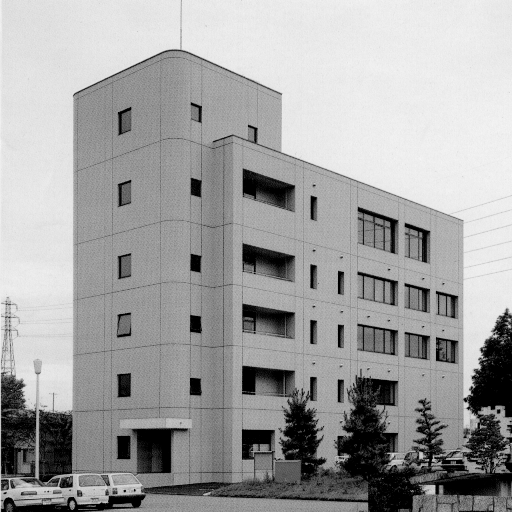
#> input picture Image_Processing_Engineering/building.png, 512 x 512 px, found by its file name
$ jupyter execute 07_Binarization.ipynb
#> lines starting #> are read from the running program, lines starting #| are printed output that depends on the picture; after the words box and inside, x2 and y2 are one past the last pixel; in counts of white or black regions, pixels touching at a corner belong together
# **準備**

ドライブのマウント

[cell 1]
#ドライブのマウント
from google.colab import drive
drive.mount('/content/drive')

必要なモジュールのインポート・画像ファイルパスの指定

[cell 2]
#モジュールのインポート
import cv2
import numpy as np
import matplotlib.pyplot as plt

# 共通のディレクトリパス
common_path = '/content/drive/MyDrive/img2025/image/'

実行前後の画像を表示する関数

[cell 3]
# 変換前後の画像を並べて表示する関数
def show_images(img1, img2, title1='Image 1', title2='Image 2', cmap='gray', vmin=0, vmax=255):

    #表示領域サイズの指定
    plt.figure(figsize=(10, 5))

    #変換前の画像を表示
    plt.subplot(1, 2, 1)
    plt.title(title1)
    plt.imshow(img1, cmap=cmap, vmin=vmin, vmax=vmax)
    plt.axis('off')

    #変換後の画像を表示
    plt.subplot(1, 2, 2)
    plt.title(title2)
    plt.imshow(img2, cmap=cmap, vmin=vmin, vmax=vmax)
    plt.axis('off')

    plt.tight_layout()
    plt.show()

# **しきい値を手動で設定して2値化**

[cell 4]
# 画像を読み込む
gray_img= cv2.imread(common_path+ 'building.png', cv2.IMREAD_GRAYSCALE)
#> gray_img is the input picture: shape (512, 512); min 0, max 246, mean 161.2

# しきい値を手動で設定して2値化
threshold = 127
_, binary_img= cv2.threshold(gray_img, threshold, 255, cv2.THRESH_BINARY)
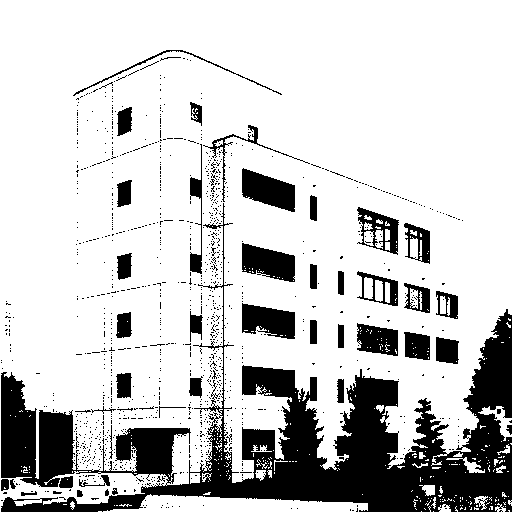
#> binary_img: shape (512, 512); 79.2% white; 1156 black regions (1110 under 20 px), largest, box (x1, y1, x2, y2) and area: (1, 203, 512, 512) 37845, (242, 168, 295, 212) 1471, (242, 243, 295, 282) 1422

# 実行結果の表示
show_images(gray_img, binary_img, 'Original Image', 'Binary Image')
#> in show_images, `plt.show()`:
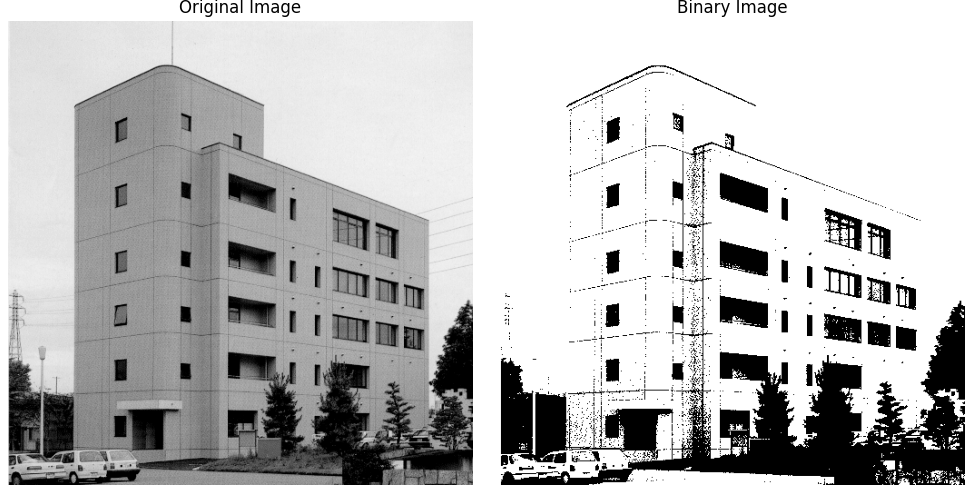
#> figure drawn by matplotlib, 2 panels

# **Pタイル法による2値化**

pタイル法によりしきい値を決定する関数

[cell 5]
#P-タイル法
def p_tile_method(image, p=50):
    # ヒストグラムを計算
#> called with p = 40
    hist = cv2.calcHist([image], [0], None, [256], [0, 256])
#> hist = 256 values, max 10759 at index 0, min 0 at index 247, mean 1024
    #総画素数を取得
    total_pixels = image.size
#> total_pixels = 262144
    #しきい値を初期化
    threshold = 0
    #累積和を初期化
    cumulative_sum = 0

    #濃度値の低いところから累積和を求める
    #比率p%以上となったときの濃度値をしきい値とする
    for i in range(256):
        cumulative_sum += hist[i]
        if cumulative_sum >= total_pixels * (p / 100.0):
            threshold = i
            break
#> this loop made 155 passes
#> cumulative_sum on passes 1 to 3: [10759], [11798], [12363]
#> after the loop, cumulative_sum = [107605]

    return threshold

Pタイル法で求めたしきい値を使って2値化

[cell 6]
# P-タイル法を実行
threshold_ptile = p_tile_method(gray_img, p=40)
#> threshold_ptile = 154

# しきい値を表示
print(f'P-タイル法で求めたしきい値：{threshold_ptile}')
#| P-タイル法で求めたしきい値：154

# P-タイル法で求めたしきい値で2値化
_, ptile_img = cv2.threshold(gray_img, threshold_ptile, 255, cv2.THRESH_BINARY)
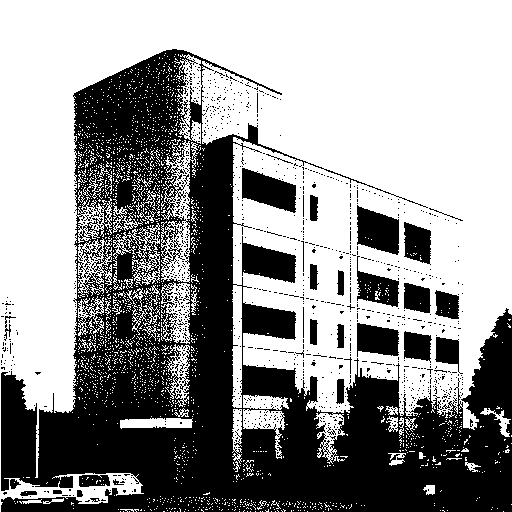
#> ptile_img: shape (512, 512); 59% white; 1067 black regions (1034 under 20 px), largest, box (x1, y1, x2, y2) and area: (1, 49, 512, 512) 93288, (242, 168, 296, 213) 1544, (242, 236, 296, 283) 1536

# 実行結果の表示
show_images(gray_img,ptile_img, 'Original Image','P-Tile Binary Image')
#> call 2 of show_images, with title1 = 'Original Image', title2 = 'P-Tile Binary Image', cmap = 'gray', vmin = 0, vmax = 255
#> in show_images (call 2), `plt.show()`:
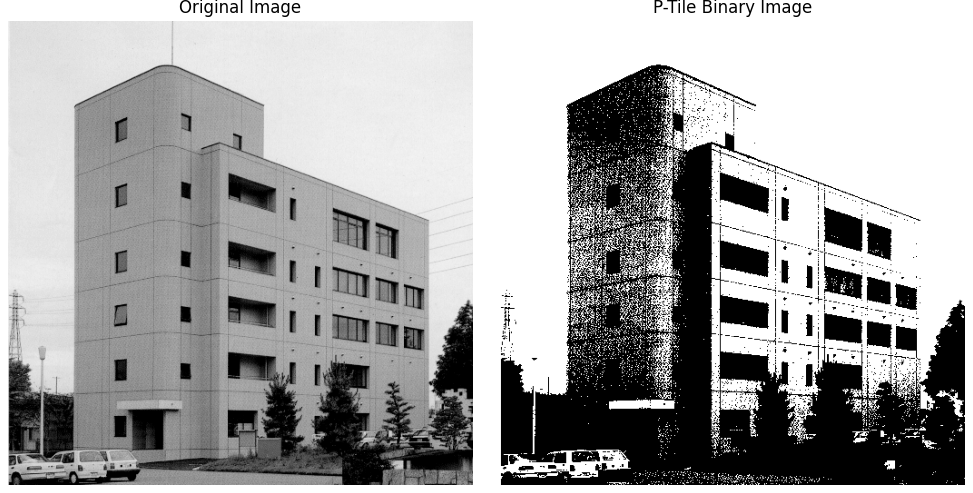
#> figure drawn by matplotlib, 2 panels

# **判別分析法（大津の2値化）**

[cell 7]
# 判別分析法を適用
threshold_otsu, otsu_img = cv2.threshold(gray_img, 0, 255, cv2.THRESH_OTSU)
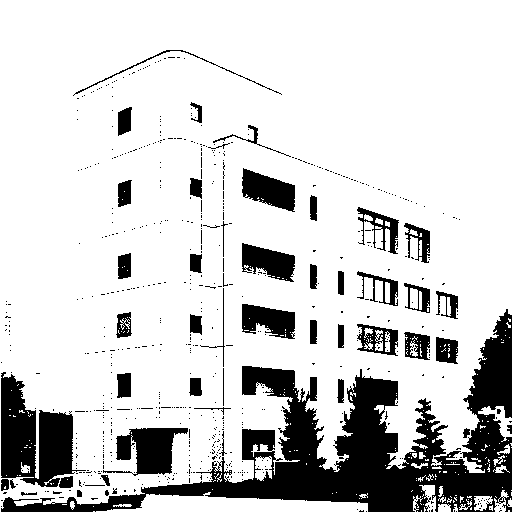
#> otsu_img: shape (512, 512); 81.8% white; 654 black regions (607 under 20 px), largest, box (x1, y1, x2, y2) and area: (1, 309, 512, 512) 26545, (1, 372, 86, 487) 5328, (103, 428, 188, 476) 2189
#> threshold_otsu = 114

#しきい値を表示する
print(f'判別分析法で決定されたしきい値：{threshold_otsu}')
#| 判別分析法で決定されたしきい値：114.0

# 実行結果の表示
show_images(gray_img, otsu_img, 'Original Image','Otsu Binary Image')

$ run again, with Image_Processing_Engineering/color_image.png copied over Image_Processing_Engineering/building.png
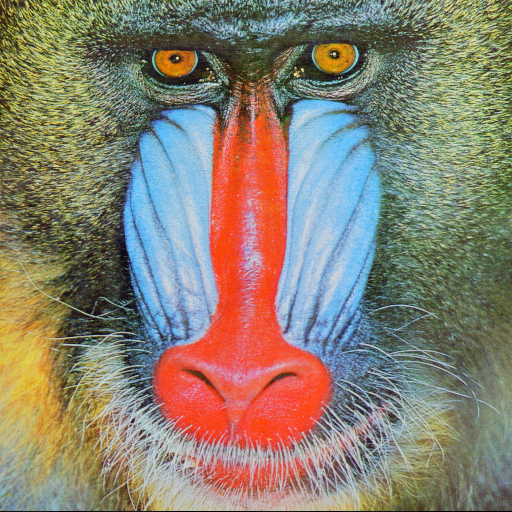
#> input picture Image_Processing_Engineering/color_image.png, 512 x 512 px, found by its file name
#> `_, binary_img= cv2.threshold(gray_img, threshold, 255, cv2.THRESH_BINA..`:
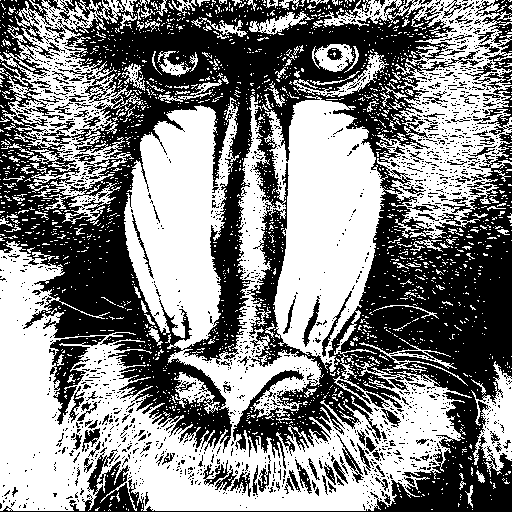
#> binary_img: shape (512, 512); 52.2% white; 1796 black regions (1653 under 20 px), largest, box (x1, y1, x2, y2) and area: (0, 0, 512, 512) 108753, (49, 336, 106, 425) 1620, (475, 0, 512, 71) 902
#> hist = 256 values, max 2720 at index 121, min 0 at index 225, mean 1024
#> the loop in p_tile_method, `for i in range(256):` made 121 passes
#> cumulative_sum on passes 1 to 8: [42], [59], [87], [136], [173], [205], [225], [234]
#> after the loop in p_tile_method, `for i in range(256):`: cumulative_sum = [107119]
#> threshold_ptile = 120
#| P-タイル法で求めたしきい値：120
#> `_, ptile_img = cv2.threshold(gray_img, threshold_ptile, 255, cv2.THRES..`:
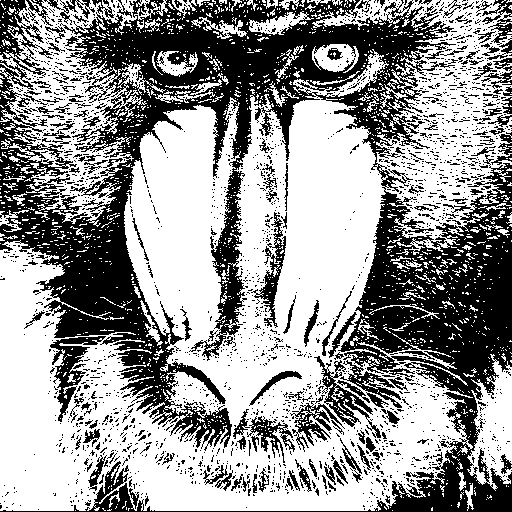
#> ptile_img: shape (512, 512); 59.1% white; 2223 black regions (2056 under 20 px), largest, box (x1, y1, x2, y2) and area: (0, 0, 512, 512) 84615, (50, 336, 106, 422) 1398, (314, 356, 381, 438) 1175
#> threshold_otsu = 127
#| 判別分析法で決定されたしきい値：127.0
